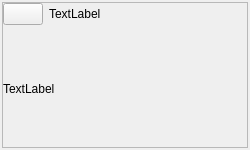
<?xml version="1.0" encoding="UTF-8"?>
<ui version="4.0">
 <class>Form</class>
 <widget class="QWidget" name="Form">
  <property name="geometry">
   <rect>
    <x>0</x>
    <y>0</y>
    <width>250</width>
    <height>150</height>
   </rect>
  </property>
  <property name="sizePolicy">
   <sizepolicy hsizetype="Preferred" vsizetype="Fixed">
    <horstretch>0</horstretch>
    <verstretch>0</verstretch>
   </sizepolicy>
  </property>
  <property name="minimumSize">
   <size>
    <width>0</width>
    <height>150</height>
   </size>
  </property>
  <property name="maximumSize">
   <size>
    <width>16777215</width>
    <height>150</height>
   </size>
  </property>
  <property name="windowTitle">
   <string>Form</string>
  </property>
  <layout class="QVBoxLayout" name="verticalLayout">
   <property name="leftMargin">
    <number>2</number>
   </property>
   <property name="topMargin">
    <number>2</number>
   </property>
   <property name="rightMargin">
    <number>2</number>
   </property>
   <property name="bottomMargin">
    <number>2</number>
   </property>
   <item>
    <widget class="QFrame" name="frame">
     <property name="frameShape">
      <enum>QFrame::StyledPanel</enum>
     </property>
     <property name="frameShadow">
      <enum>QFrame::Raised</enum>
     </property>
     <property name="lineWidth">
      <number>2</number>
     </property>
     <layout class="QVBoxLayout" name="verticalLayout_3">
      <property name="leftMargin">
       <number>0</number>
      </property>
      <property name="topMargin">
       <number>0</number>
      </property>
      <property name="rightMargin">
       <number>0</number>
      </property>
      <property name="bottomMargin">
       <number>0</number>
      </property>
      <item alignment="Qt::AlignTop">
       <widget class="QWidget" name="widget" native="true">
        <property name="maximumSize">
         <size>
          <width>16777215</width>
          <height>250</height>
         </size>
        </property>
        <layout class="QHBoxLayout" name="horizontalLayout">
         <property name="leftMargin">
          <number>0</number>
         </property>
         <property name="topMargin">
          <number>0</number>
         </property>
         <property name="rightMargin">
          <number>0</number>
         </property>
         <property name="bottomMargin">
          <number>0</number>
         </property>
         <item alignment="Qt::AlignLeft">
          <widget class="QPushButton" name="close_button">
           <property name="text">
            <string/>
           </property>
           <property name="icon">
            <iconset>
             <normaloff>../_media/icons/minus.svg</normaloff>../_media/icons/minus.svg</iconset>
           </property>
          </widget>
         </item>
         <item>
          <widget class="QLabel" name="title_label">
           <property name="sizePolicy">
            <sizepolicy hsizetype="Expanding" vsizetype="Preferred">
             <horstretch>0</horstretch>
             <verstretch>0</verstretch>
            </sizepolicy>
           </property>
           <property name="text">
            <string>TextLabel</string>
           </property>
          </widget>
         </item>
        </layout>
       </widget>
      </item>
      <item>
       <widget class="QLabel" name="body_label">
        <property name="sizePolicy">
         <sizepolicy hsizetype="Preferred" vsizetype="Expanding">
          <horstretch>0</horstretch>
          <verstretch>0</verstretch>
         </sizepolicy>
        </property>
        <property name="text">
         <string>TextLabel</string>
        </property>
        <property name="wordWrap">
         <bool>true</bool>
        </property>
       </widget>
      </item>
     </layout>
    </widget>
   </item>
  </layout>
 </widget>
 <resources/>
 <connections/>
</ui>
